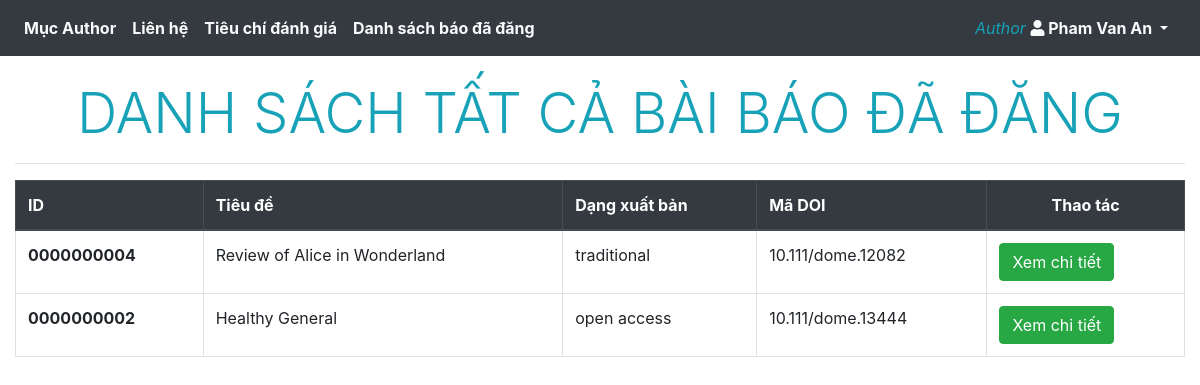
Page /Client/allpaper.php (signed in) on the committed database.
### tables this page shows
create table published_paper(
	doi varchar(255),	
    published_type varchar(255) not null check (published_type in ('traditional','open access')),
    paper_id char(10),
	primary key(doi),
	foreign key(paper_id) references  paper(paper_id) ON DELETE CASCADE ON UPDATE CASCADE

);

create table paper(
	paper_id char(10),
	title varchar(255) not null,
    summary varchar(255),
    paper_file varchar(255),
    post_date date,
    `status` varchar(255) check (`status` in ('in review', 'response review', 'complete review', 'publishing', 'posted')),
    after_review_result varchar(255),
    final_result varchar(255) check(final_result in('rejection','minor revision','acceptance','major revision')),
    announce_date date,
    editor_id char(10) not null,
    contact_author_id char(10) not null,
    note_for_author varchar(255),
    primary key(paper_id),
	foreign key(editor_id) references  editor(id) ON DELETE CASCADE ON UPDATE CASCADE,
    foreign key(contact_author_id) references  author(id) ON DELETE CASCADE ON UPDATE CASCADE
);

### Server/allpaperServer.php (called while the page is built, shortened)
<?php
include('userLogin.php');
$select_all_paper_query = "select * from paper p join published_paper pp on p.paper_id=pp.paper_id";
$select_all_paper_result = mysqli_query($connect_handle, $select_all_paper_query);
?>

### Client/allpaper.php (the view, shortened to what this page needs)
<!DOCTYPE html>
<html lang="en-US">
<head>
    <link rel="stylesheet" href="style/login.css">
    <link rel="stylesheet" href="https://maxcdn.bootstrapcdn.com/bootstrap/4.5.2/css/bootstrap.min.css">
    <link rel="stylesheet" href="https://use.fontawesome.com/releases/v5.7.0/css/all.css"
>
</head>
<?php include('../Server/allpaperServer.php'); ?>
<body>
    <div>
        <?php include_once('component/header.php');?>
    </div>
    <div class="container-fluid" style="padding-top: 80px;">
        <div class="display-4 text-center text-info text-uppercase">Danh sách tất cả bài báo đã đăng</div>
        <hr>
        <table class="table table-bordered">
            <thead class="thead-dark">
                <tr>
                    <th scope="col">ID</th>
                    <th scope="col">Tiêu đề</th>
                    <th scope="col">Dạng xuất bản</th>
                    <th scope="col">Mã DOI</th>
                    <th class="text-center" scope="col">Thao tác</th>
                </tr>
            </thead>
            <tbody>
                <?php foreach ($select_all_paper_result as $paper){ ?>
                <tr>
                    <td>
                        <?php echo '<strong>'.$paper['paper_id'].'</strong>'; ?>
                    </td>
                    <td>
                        <?php echo $paper['title']; ?>
                    </td>
                    <td>
                        <?php echo $paper['published_type'];?>
                    </td>
                    <td>
                    <?php echo $paper['doi'];?>
                    </td>
                    <td class="text-left">
                        <form class="option" method="POST" action="allpaper.php">
                            <button class="btn btn-success" name="getMoreInfoBtn">Xem chi tiết</button>
                        </form>
                    </td>
                </tr>
                <?php } ?>
            </tbody>
        </table>

### rows in the picture
published_paper: paper "0000000004", paper.title "Review of Alice in Wonderland", published_type "traditional", doi "10.111/dome.12082"
published_paper: paper "0000000002", paper.title "Healthy General", published_type "open access", doi "10.111/dome.13444"

### other values in the picture
$_SESSION['username'] "Pham Van An"
